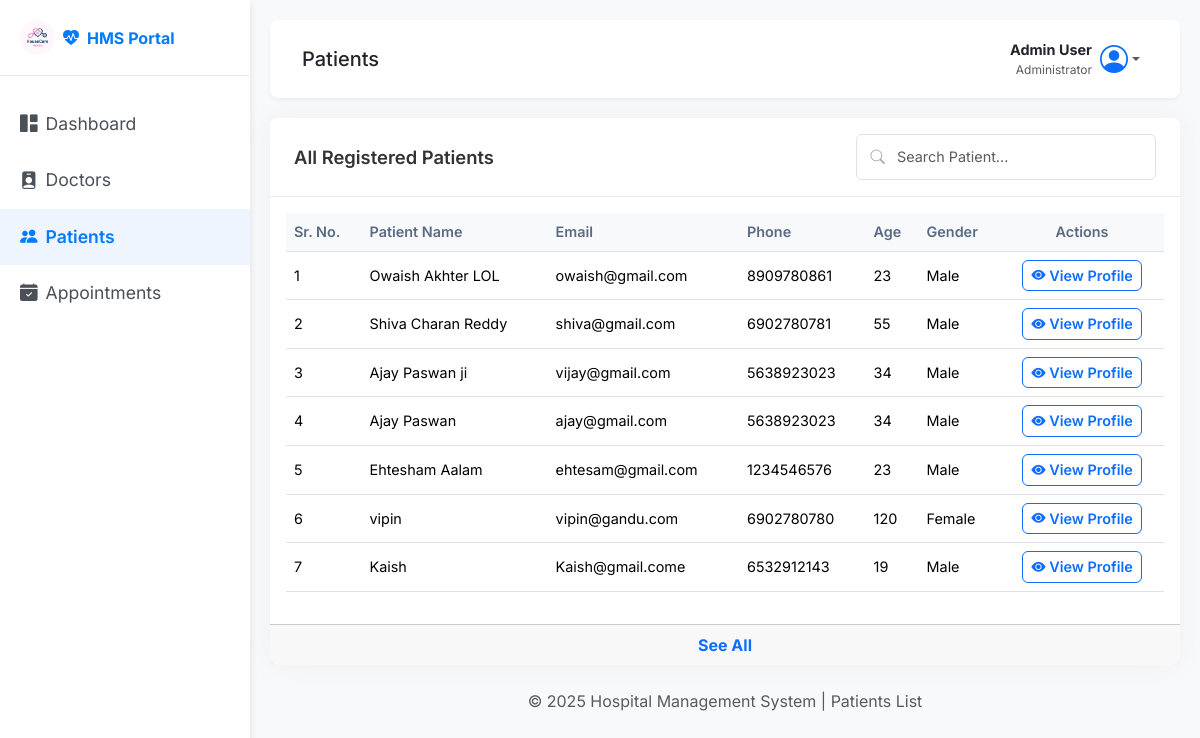
/admin/patients (signed in), run on the app's committed database.
### back_app/models.py (models this page shows)
class Patient(db.Model):
    __tablename__ = 'patient'
    id = db.Column(db.Integer, primary_key=True)
    user_id = db.Column(db.Integer, db.ForeignKey('user.id'), nullable=False, unique=True)
    date_of_birth = db.Column(db.Date, nullable=True)
    gender = db.Column(db.String(10), nullable=True)
    address = db.Column(db.String(250), nullable=True)
    is_active = db.Column(db.Boolean, default=True)
    appointments = db.relationship('Appointment', backref='patient')

class User(db.Model, UserMixin):
    __tablename__ = 'user'
    id = db.Column(db.Integer, primary_key=True)
    full_name = db.Column(db.String(150), nullable=False)
    email = db.Column(db.String(150), unique=True, nullable=False)
    password = db.Column(db.String(150), nullable=False)
    phone_number = db.Column(db.String(15), nullable=False)
    age = db.Column(db.Integer(),  nullable=False)
    gender = db.Column(db.String(10) , nullable=False)
    role = db.Column(db.String(50), nullable=False ,default='Patient')  # 'admin', 'doctor', 'patient'
    profile_picture = db.Column(db.String(250), nullable=True, default='default.png')
    created_at = db.Column(db.DateTime, default=datetime.utcnow)
    doctor = db.relationship('Doctor', backref='user', uselist=False, cascade="all, delete-orphan")
    patient = db.relationship('Patient', backref='user', uselist=False, cascade="all, delete-orphan")

### back_app/routes.py (the view)
@main.route('/admin/patients',methods=['GET'])
@login_required
def all_patients():
    if current_user.role.lower() != 'admin':
        flash("you are nod admin access denied , DANGER!")
        return redirect(url_for('main.home'))
    all_patient = Patient.query.all()
    return render_template('/admin/all_patients.html' , patients = all_patient)

### app.py (called while the page is built)
def create_app():
    app = Flask(__name__)
    database_url = os.environ.get('DATABASE_URL', 'sqlite:///hospital_management.db')
    if database_url.startswith("postgres://"):
        database_url = database_url.replace("postgres://", "postgresql://", 1)
    app.config['SQLALCHEMY_DATABASE_URI'] = database_url
    app.config['SECRET_KEY'] = os.environ.get('SECRET_KEY', 'your_secret_key')
    app.config['SQLALCHEMY_TRACK_MODIFICATIONS'] = False
    login_manager = LoginManager()
    login_manager.init_app(app)
    login_manager.login_view = 'login'
    @login_manager.user_loader
    def load_user(user_id):
        return User.query.get(int(user_id))
    db.init_app(app)
    with app.app_context():
        from back_app.routes import main
        app.register_blueprint(main)
        db.create_all()
    return app

### templates/admin/all_patients.html (shortened to what this page needs)
<!DOCTYPE html>
<html lang="en">
<head>
  <link href="https://cdn.jsdelivr.net/npm/bootstrap@5.3.3/dist/css/bootstrap.min.css" rel="stylesheet">
  <link href="https://cdn.jsdelivr.net/npm/bootstrap-icons@1.11.1/font/bootstrap-icons.css" rel="stylesheet">
  <link rel="stylesheet" href="../../static/css/admin/all_users.css" />
  <link rel="stylesheet" href="../../static/css/style.css" />
</head>
<body>
  <div class="wrapper">
    <nav id="sidebar">
      <div class="sidebar-header d-flex align-items-center">
        <a class="navbar-brand fw-bold d-flex align-items-center" href="#">
          <img src="../../static/img/mad1.png" alt="HMS Logo" style="height: 35px;" class="me-2 rounded-circle">
          <i class="bi bi-heart-pulse-fill me-2"></i>HMS Portal
        </a>
      </div>
      <ul class="list-unstyled components">
        <li><a href="{{url_for('main.admin_dashboard')}}"><i class="bi bi-grid-1x2-fill me-2"></i>Dashboard</a></li>
        <li><a href="{{url_for('main.all_doctors')}}"><i class="bi bi-person-badge-fill me-2"></i>Doctors</a></li>
        <li class="active"><a href="{{url_for('main.all_patients')}}"><i class="bi bi-people-fill me-2"></i>Patients</a></li>
        <li><a href="{{url_for('main.all_appointments')}}"><i class="bi bi-calendar-check-fill me-2"></i>Appointments</a></li>
      </ul>
    </nav>
    <div id="content">
      <nav class="navbar navbar-expand-lg navbar-light top-navbar">
        <div class="container-fluid">
          <h5 class="navbar-title mb-0">Patients</h5>
          <ul class="navbar-nav ms-auto">
            <li class="nav-item dropdown">
              <a class="nav-link dropdown-toggle d-flex align-items-center" href="#" role="button" data-bs-toggle="dropdown">
                  <div class="text-end me-2 d-none d-md-block">
                      <div class="fw-bold text-dark" style="font-size: 0.9rem;">Admin User</div>
                      <div class="text-muted" style="font-size: 0.75rem;">Administrator</div>
                  </div>
                  <i class="bi bi-person-circle fs-3 text-primary"></i>
              </a>
            </li>
          </ul>
        </div>
      </nav>
      <div class="main-content">
        <div class="container-fluid p-0">
          <div class="card content-panel">
            <div class="card-header panel-header">
              <div class="d-flex justify-content-between align-items-center">
                <h5 class="mb-0">All Registered Patients</h5>
                <div class="d-flex align-items-center gap-3">
                  <div class="header-search">
                    <i class="bi bi-search"></i>
                    <input type="text" class="form-control" id="HMSSearchInput" placeholder="Search Patient...">
                  </div>
                </div>
              </div>
            </div>
            <div class="card-body">
              <div class="table-responsive">
                <table class="table table-hover align-middle">
                  <thead class="table-light">
                    <tr>
                      <th>Sr. No.</th>
                      <th>Patient Name</th>
                      <th>Email</th>
                      <th>Phone</th>
                      <th>Age</th>
                      <th>Gender</th>
                      <th class="text-center">Actions</th>
                    </tr>
                  </thead>
                  <tbody id="HMSTable">
                  {% for patient in patients %}
                    <tr class="{% if loop.index > 8 %}table-row-hidden{% endif %}">
                      <td>{{loop.index}} </td>
                      <td>{{patient.user.full_name}} </td>
                      <td>{{patient.user.email}} </td>
                      <td>{{patient.user.phone_number}} </td>
                      <td>{{patient.user.age}} </td>
                      <td> {{patient.user.gender}} </td>
                      <td class="actions-cell text-center">
                        <a href="{{url_for('main.view_patient', patient_id=patient.id)}}" class="btn btn-sm btn-outline-primary">
                          <i class="bi bi-eye-fill"></i> View Profile
                        </a>
                      </td>
                    </tr>
                  {% endfor %}
                  </tbody>
                </table>
              </div>
            </div>
            <div class="card-footer text-center">
              <a href="#" class="text-primary fw-bold text-decoration-none see-more-btn" data-target="HMSTable">See All</a>
          </div>
        </div>
        <div class="footer mt-4 text-center text-muted">
          © 2025 Hospital Management System | Patients List
        </div>
      </div>
    </div>
  </div>
</body>
</html>

### static/css/admin/all_users.css (style rules this page uses)
.card.content-panel { border-radius: 8px; border: none; box-shadow: 0 0 30px 0 rgba(82, 63, 105, 0.05); background-color: #ffffff; }
.card-header.panel-header { background-color: #ffffff; border-bottom: 1px solid #ebedf2; padding: 1rem 1.5rem; border-top-left-radius: 8px; border-top-right-radius: 8px; }
.panel-header h5 { font-weight: 600; font-size: 1.15rem; color: #333; }
.header-search { position: relative; width: 300px; }
.header-search .form-control { padding-left: 2.5rem; font-size: 0.9rem; padding-top: 0.7rem; padding-bottom: 0.7rem; }
.header-search .bi-search { position: absolute; top: 50%; left: 0.9rem; transform: translateY(-50%); color: #aaa; font-size: 0.9rem; }
.table { font-size: 0.9rem; }
.table thead th { font-weight: 600; color: #5a6a85; background-color: #f8f9fa; border-bottom: 1px solid #dee2e6; }
.actions-cell { white-space: nowrap; }
.add-btn, .btn-outline-primary { font-weight: 600; border-radius: 6px; font-size: 0.9rem; }

### static/css/style.css (style rules this page uses)
body { font-family: 'Inter', sans-serif; background-color: #f8f9fa; }
.wrapper { display: flex; width: 100%; min-height: 100vh; }
#sidebar { width: 250px; position: fixed; top: 0; left: 0; height: 100vh; z-index: 999; background: #ffffff; color: #fff; transition: all 0.3s; box-shadow: 0 4px 8px rgba(0,0,0,0.1); }
#sidebar .sidebar-header { padding: 20px; background: #ffffff; border-bottom: 1px solid #e9ecef; }
#sidebar .sidebar-header a { font-weight: 700; color: #007bff !important; text-decoration: none; }
#sidebar ul.components { padding: 20px 0; }
#sidebar ul li a { padding: 15px 20px; font-size: 1.1em; display: block; color: #495057; text-decoration: none; transition: all 0.3s; }
#sidebar ul li.active>a, a[aria-expanded="true"] { color: #007bff; background: #eef5ff; font-weight: 600; }
#content { width: calc(100% - 250px); padding: 20px; min-height: 100vh; transition: all 0.3s; position: absolute; top: 0; right: 0; }
.top-navbar { background: #fff; border-radius: 8px; box-shadow: 0 2px 4px rgba(0,0,0,0.05); padding: 10px 20px; margin-bottom: 20px; }

### data on the page
Patient: user.full_name "Owaish Akhter LOL", user.email "owaish@gmail.com", user.phone_number "8909780861", user.age "23", user.gender "Male"
Patient: user.full_name "Shiva Charan Reddy", user.email "shiva@gmail.com", user.phone_number "6902780781", user.age "55", user.gender "Male"
Patient: user.full_name "Ajay Paswan ji", user.email "vijay@gmail.com", user.phone_number "5638923023", user.age "34", user.gender "Male"
Patient: user.full_name "Ajay Paswan", user.email "ajay@gmail.com", user.phone_number "5638923023", user.age "34", user.gender "Male"
Patient: user.full_name "Ehtesham Aalam", user.email "ehtesam@gmail.com", user.phone_number "1234546576", user.age "23", user.gender "Male"
Patient: user.full_name "vipin", user.email "vipin@gandu.com", user.phone_number "6902780780", user.age "120", user.gender "Female"
Patient: user.full_name "Kaish", user.email "Kaish@gmail.come", user.phone_number "6532912143", user.age "19", user.gender "Male"
